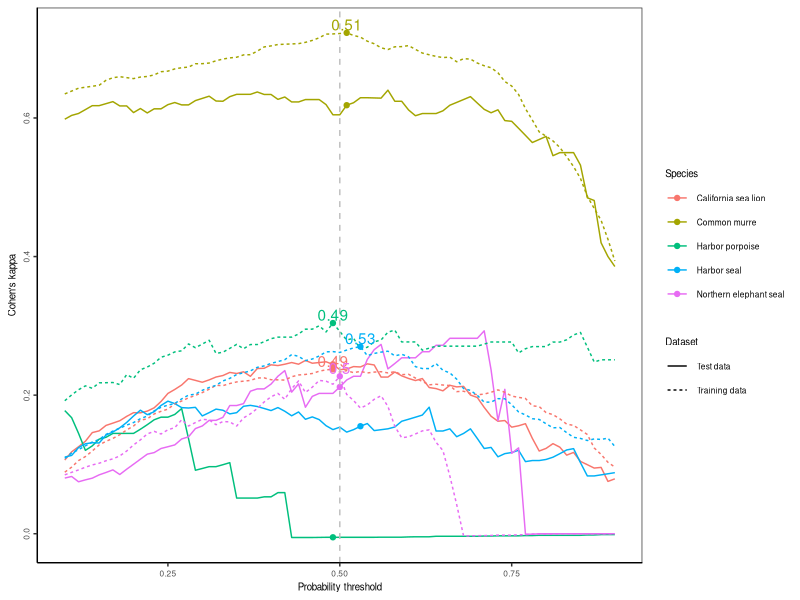

Here is the R script that generated this plot: (Note: this script raises an error after producing the figure.)
# clean working environment
rm(list = ls())

# read in packages
library(tidyverse)

# read csv
kappa_train <- read_csv("model_result/threshold_kappa_train_final.csv")
kappa_test <- read_csv("model_result/threshold_kappa_test_final.csv")

# Combine the data
kappa_orig <- bind_rows(kappa_train, kappa_test)

# Format original data
kappa <- kappa_orig %>%
  rename(Threshold = threshold,
         Kappa = estimate_kappa) %>%
  mutate(Dataset = ifelse(Dataset == "Train data", "Training data", "Test data"))

# select max kappa value

max_kappa_training <- kappa %>%
  filter(Dataset == "Training data") %>%
  group_by(Species) %>%
  filter(Kappa == max(Kappa))

max_kappa_test <- kappa %>%
  filter(Dataset == "Test data") %>%
  filter(Species == "California sea lion"&Threshold == 0.49|Species == "Harbor seal"&Threshold == 0.53|Species == "Harbor porpoise"&Threshold == 0.49|Species == "Common murre"&Threshold == 0.51|Species == "Northern elephant seal"&Threshold == 0.5)

max_kappa_final <- bind_rows(max_kappa_training, max_kappa_test)



# Base theme
base_theme <-  theme(axis.text=element_text(size=6),
                     axis.text.y = element_text(angle = 90, hjust = 0.5),
                     axis.title=element_text(size=7),
                     legend.text=element_text(size=6),
                     legend.title=element_text(size=7),
                     strip.text=element_text(size=7),
                     plot.tag=element_text(size=8),
                     # Gridlines
                     panel.grid.major = element_blank(), 
                     panel.grid.minor = element_blank(),
                     panel.background = element_blank(), 
                     axis.line = element_line(colour = "black"),
                     # Legend
                     legend.background = element_rect(fill=alpha('blue', 0)))





# make figure

g <- ggplot(data = kappa, aes(x = Threshold, y = Kappa, color = Species)) +
  geom_line(aes(linetype = Dataset)) +
  geom_point(data = max_kappa_final, aes(x = Threshold, y = Kappa, color = Species)) +
  geom_vline(xintercept = 0.5, linetype = "dashed", color = "grey") +
  geom_text(data = max_kappa_final %>% filter(Dataset == "Training data"), 
            aes(x = Threshold, y = Kappa, color = Species, label = Threshold), 
            vjust = -0.2,
            show.legend = FALSE) +
  labs(x = "Probability threshold", y = "Cohen's kappa") +
  theme_bw() + base_theme

g

plotdir <- "figures"

ggsave(g, filename=file.path(plotdir, "FigS14_rf_threshold_selection_kappa.png"),
       width=5.5, height=4, units="in", dpi=600)




